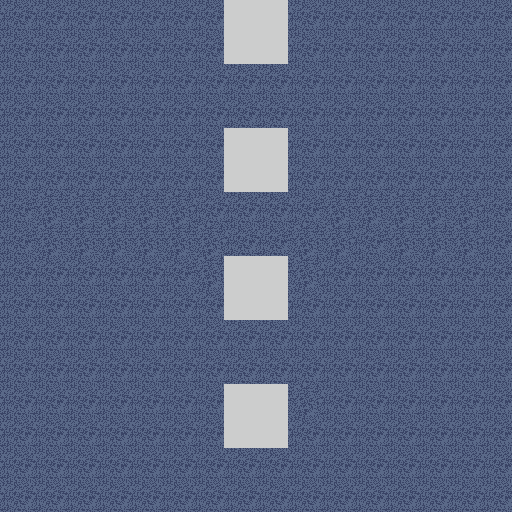

Below is a game level as drawn by its tile map, then a one-line description and the .tmx file that defines it, in full:
An orthogonal 16x16 tile map with 32x32 px tiles, 2 tile layers (terrain, main), 1 hidden layer not drawn.

<map version="1.10" tiledversion="1.11.0" orientation="orthogonal" renderorder="right-down" width="16" height="16" tilewidth="32" tileheight="32" infinite="0" nextlayerid="8" nextobjectid="1">
 <tileset firstgid="1" source="tileset2.tsx" />
 <layer id="7" name="terrain" width="16" height="16">
  <data encoding="csv">
536870974,536870974,536870974,536870974,536870974,536870974,536870974,536870975,536870975,536870974,536870974,536870974,536870974,536870974,536870974,536870974,
536870974,536870974,536870974,536870974,536870974,536870974,536870974,536870975,536870975,536870974,536870974,536870974,536870974,536870974,536870974,536870974,
536870974,536870974,536870974,536870974,536870974,536870974,536870974,536870974,536870974,536870974,536870974,536870974,536870974,536870974,536870974,536870974,
536870974,536870974,536870974,536870974,536870974,536870974,536870974,536870974,536870974,536870974,536870974,536870974,536870974,536870974,536870974,536870974,
536870974,536870974,536870974,536870974,536870974,536870974,536870974,536870975,536870975,536870974,536870974,536870974,536870974,536870974,536870974,536870974,
536870974,536870974,536870974,536870974,536870974,536870974,536870974,536870975,536870975,536870974,536870974,536870974,536870974,536870974,536870974,536870974,
536870974,62,62,62,62,62,536870974,536870974,536870974,536870974,62,62,62,62,62,536870974,
536870974,62,62,62,62,62,62,536870974,536870974,62,62,536870974,62,62,62,536870974,
536870974,536870974,536870974,536870974,536870974,536870974,62,536870975,536870975,62,536870974,536870974,536870974,536870974,536870974,536870974,
536870974,536870974,536870974,536870974,536870974,536870974,536870974,536870975,536870975,536870974,536870974,536870974,536870974,536870974,536870974,536870974,
536870974,536870974,536870974,536870974,536870974,536870974,536870974,536870974,536870974,536870974,536870974,536870974,536870974,536870974,536870974,536870974,
536870974,536870974,536870974,536870974,536870974,536870974,536870974,536870974,536870974,536870974,536870974,536870974,536870974,536870974,536870974,536870974,
536870974,536870974,536870974,536870974,536870974,536870974,536870974,536870975,536870975,62,536870974,536870974,536870974,536870974,536870974,536870974,
536870974,536870974,536870974,536870974,536870974,536870974,536870974,536870975,536870975,536870974,536870974,536870974,536870974,536870974,536870974,536870974,
536870974,536870974,536870974,536870974,536870974,536870974,536870974,536870974,536870974,536870974,536870974,536870974,536870974,536870974,536870974,536870974,
536870974,536870974,536870974,536870974,536870974,536870974,536870974,536870974,536870974,536870974,536870974,536870974,536870974,536870974,536870974,536870974
</data>
 </layer>
 <layer id="1" name="main" width="16" height="16">
  <data encoding="csv">
0,0,0,0,0,0,0,0,0,0,0,0,0,0,0,0,
0,0,0,0,0,0,0,0,0,0,0,0,0,0,0,0,
0,0,0,0,0,0,0,0,0,0,0,0,0,0,0,0,
0,0,0,0,0,0,0,0,0,0,0,0,0,0,0,0,
0,0,0,0,0,0,0,0,0,0,0,0,0,0,0,0,
0,0,0,0,0,0,0,0,0,0,0,0,0,0,0,0,
0,0,0,0,0,0,0,0,0,0,0,0,0,0,0,0,
0,0,0,0,0,0,0,0,0,0,0,0,0,0,0,0,
0,0,0,0,0,0,0,0,0,0,0,0,0,0,0,0,
0,0,0,0,0,0,0,0,0,0,0,0,0,0,0,0,
0,0,0,0,0,0,0,0,0,0,0,0,0,0,0,0,
0,0,0,0,0,0,0,0,0,0,0,0,0,0,0,0,
0,0,0,0,0,0,0,0,0,0,0,0,0,0,0,0,
0,0,0,0,0,0,0,0,0,0,0,0,0,0,0,0,
0,0,0,0,0,0,0,0,0,0,0,0,0,0,0,0,
0,0,0,0,0,0,0,0,0,0,0,0,0,0,0,0
</data>
 </layer>
 <layer id="5" name="animated" width="16" height="16" visible="0" locked="1">
  <data encoding="csv">
0,0,0,0,0,0,0,0,0,0,0,0,0,0,0,0,
0,0,0,0,0,0,0,0,0,0,0,0,0,0,0,0,
0,0,0,0,0,0,0,0,0,0,0,0,0,0,0,0,
0,0,0,0,0,0,0,0,0,0,0,0,0,0,0,0,
0,0,0,0,0,0,0,0,0,0,0,0,0,0,0,0,
0,0,0,0,0,0,0,0,0,0,0,0,0,0,0,0,
0,0,0,0,0,0,0,0,0,0,0,0,0,0,0,0,
0,0,0,0,0,0,0,0,0,0,0,0,0,0,0,0,
0,0,0,0,0,0,0,0,0,0,0,0,0,0,0,0,
0,0,0,0,0,0,0,0,0,0,0,0,0,0,0,0,
0,0,0,0,0,0,0,0,0,0,0,0,0,0,0,0,
0,0,0,0,0,0,0,0,0,0,0,0,0,0,0,0,
0,0,0,0,0,0,0,0,0,0,0,0,0,0,0,0,
0,0,0,0,0,0,0,0,0,0,0,0,0,0,0,0,
0,0,0,0,0,0,0,0,0,0,0,0,0,0,0,0,
0,0,0,0,0,0,0,0,0,0,0,0,0,0,0,0
</data>
 </layer>
</map>
